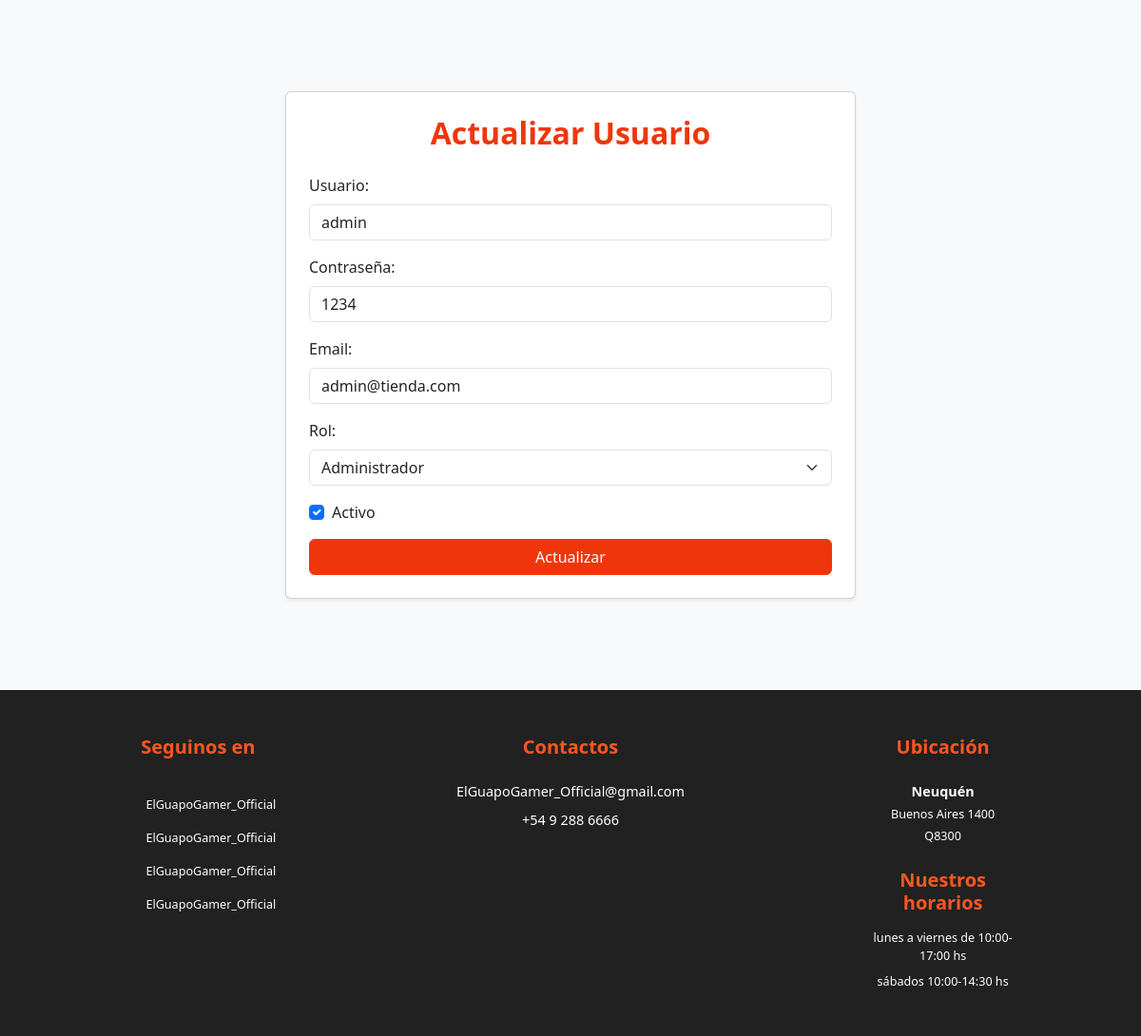
Screenshot of /Vista/private/action/actualizarLogin.php?idUsuario=1 with the database file from the repository.
### tables this page shows
CREATE TABLE usuario (
  idusuario BIGINT(20) NOT NULL AUTO_INCREMENT,
  usnombre VARCHAR(50) NOT NULL,
  uspass VARCHAR(100) NOT NULL,
  usmail VARCHAR(50) NOT NULL,
  usdeshabilitado TIMESTAMP NULL DEFAULT NULL,
  PRIMARY KEY (idusuario)
);

CREATE TABLE rol (
  idrol BIGINT(20) NOT NULL AUTO_INCREMENT,
  rodescripcion VARCHAR(50) NOT NULL,
  PRIMARY KEY (idrol)
);

### modelo/conector/bdCarritoCompras.php (called while the page is built, shortened)
<?php
class bdCarritoCompras extends PDO {
  	private $indice;
  	private $resultado;
    public function __construct(){
        $this->engine = 'mysql';
        $this->host = 'localhost';
        $this->database = 'bdcarritocompras';
        $this->user = 'root';
        $this->pass = '';
        $this->indice =0;
        $dns = $this->engine.':dbname='.$this->database.";host=".$this->host;
    }
    public function Ejecutar($sql){
        if ( stristr($sql,"select")){
            $resp =  $this->EjecutarSelect($sql);
        }
        return $resp;
   }
   private function EjecutarSelect($sql){
       $cant = -1;
       $resultado=parent::query($sql);
       if(!$resultado){
           $this->analizarDebug();
       }else {
          $arregloResult = $resultado->fetchAll();
          $cant = count($arregloResult);
       }
       return $cant;
    }
   public function Registro() {
       $filaActual = false;
       $indiceActual = $this->getIndice();
       if ($indiceActual>=0) {
           $filas = $this->getResultado();
           if($indiceActual<count($filas)){
               $filaActual =  $filas[$indiceActual];
           }else {
               $this->setIndice(-1);
           }
       }
       return $filaActual;
   }
   private function setIndice ($valor){
       $this->indice = $valor;
   }
   private function getIndice (){
       return $this->indice;
   }
   private function setResultado($valor){
       $this->resultado = $valor;
   }
   private function getResultado(){
        return $this->resultado;
   }
}

### modelo/usuarioRol.php (called while the page is built, shortened)
<?php
class UsuarioRol{
    private $objPdo;
    public function __construct($objPdo = null) {
        $this->objPdo = $objPdo ?? new BDautenticacion();
    }
    public function rolDeUsuario($idusuario){
        $rol = -1;
        $usuario = new Usuario();
        if($usuario->buscar($idusuario)){
            $sql = "SELECT r.*
                    FROM rol r
                    INNER JOIN usuariorol ur ON r.idrol = ur.idrol
                    INNER JOIN usuario u ON u.idusuario = ur.idusuario
                    WHERE u.idusuario = $idusuario";
            if ($this->objPdo->Iniciar()) {
                $res = $this->objPdo->Ejecutar($sql);
                if ($res) {
                    $filas = $this->objPdo->getFilas();
                    $objRol = new Rol();
                    $objRol->buscar($filas[0]['idrol']);
                    $rol = $objRol->getIdRol();
                }
            }
        }
    return $rol;
    }
}
?>

### modelo/usuario.php (called while the page is built, shortened)
<?php
class Usuario {
    private $usnombre;
    private $uspass;
    private $usmail;
    private $usdeshabilitado;
    public function __construct($objBaseDatos = null) {
        $this->usnombre = "";
        $this->uspass = "";
        $this->usmail = "";
        $this->usdeshabilitado = null;
    }
    public function getUsnombre() { return $this->usnombre; }
    public function getUspass() { return $this->uspass; }
    public function getUsmail() { return $this->usmail; }
    public function getUsdeshabilitado() { return $this->usdeshabilitado; }
    public function buscar($idusuario) {
        $baseDatos = new bdCarritoCompras();
        $resultado = false;
        if ($baseDatos->Iniciar()) {
            $sql = "SELECT * FROM usuario WHERE idusuario = {$idusuario}";
            if ($baseDatos->Ejecutar($sql) > 0) {
                $fila = $baseDatos->Registro();
                $this->usnombre = $fila['usnombre'];
                $this->uspass = $fila['uspass'];
                $this->usmail = $fila['usmail'];
                $this->usdeshabilitado = $fila['usdeshabilitado'];
                $resultado = true;
            }
        }
        return $resultado;
    }
}
?>

### util/funciones.php (called while the page is built, shortened)
<?php
spl_autoload_register(function ($claseSolicitada) {
    $directorios = [
        ROOT . 'control/',
        ROOT . 'modelo/',
        ROOT . 'modelo/conector/',
        ROOT . 'util/'
    ];
    $totalArchivosRevisados = 0;
    $archivosCargados = 0;
    foreach ($directorios as $directorio) {
        $archivos = glob($directorio . '*.php');
        foreach ($archivos as $archivo) {
            $nombreArchivo = pathinfo($archivo, PATHINFO_FILENAME);
            if (strcasecmp($nombreArchivo, $claseSolicitada) === 0) {
                if (class_exists($claseSolicitada, false)) {
                    return;
                }
            } else {
                error_log("      ❌ No coincide (strcasecmp = " . strcasecmp($nombreArchivo, $claseSolicitada) . ")");
            }
        }
    }
});
?>

### modelo/conector/BDautenticacion.php (called while the page is built, shortened)
<?php
class BDautenticacion extends PDO {
  	private $conec;
  	private $indice;
  	private $resultado;
    public function __construct(){
        $this->engine = 'mysql';
        $this->host = 'localhost';
        $this->database = 'bdcarritocompras';
        $this->user = 'root';
        $this->pass = '';
        $this->indice =0;
        $dns = $this->engine.':dbname='.$this->database.";host=".$this->host;
        try {
           $this->conec=true;
        }catch (PDOException $e) {
            $this->sql = $e->getMessage();
            $this->conec=false;
        }
    }
    public function Iniciar(){
        return $this->getConec();
    }
    public function getConec(){
        return $this->conec;
    }
    public function setSQL($e){
        return "\n".$this->sql = $e;
    }
    public function Ejecutar($sql){
        if ( stristr($sql,"select")){
            $resp =  $this->EjecutarSelect($sql);
        }
        return $resp;
   }
   private function EjecutarSelect($sql){
       $cant = -1;
       $resultado=parent::query($sql);
       if(!$resultado){
           $this->analizarDebug();
       }else {
          $arregloResult = $resultado->fetchAll();
          $cant = count($arregloResult);
       }
       return $cant;
    }
   public function Registro() {
       $filaActual = false;
       $indiceActual = $this->getIndice();
       if ($indiceActual>=0) {
           $filas = $this->getResultado();
           if($indiceActual<count($filas)){
               $filaActual =  $filas[$indiceActual];
           }else {
               $this->setIndice(-1);
           }
       }
       return $filaActual;
   }
   private function setIndice ($valor){
       $this->indice = $valor;
   }
   private function getIndice (){
       return $this->indice;
   }
   private function setResultado($valor){
       $this->resultado = $valor;
   }
   private function getResultado(){
        return $this->resultado;
   }
}

### modelo/rol.php (called while the page is built, shortened)
<?php
class Rol {
    private $idrol;
    private $rodescripcion;
    public function __construct($objBaseDatos = null) {
        $this->idrol = null;
        $this->rodescripcion = "";
    }
    public function getIdRol() { return $this->idrol; }
    public function getDescripcionRol() { return $this->rodescripcion; }
    public function buscar($idrol) {
        $base = new BDautenticacion();
        $exito = false;
        if ($base->Iniciar()) {
            $sql = "SELECT * FROM rol WHERE idrol = {$idrol}";
            if ($base->Ejecutar($sql) > 0) {
                $fila = $base->Registro();
                $this->idrol = $fila['idrol'];
                $this->rodescripcion = $fila['rodescripcion'];
                $exito = true;
            }
        }
        return $exito;
    }
    public function listar($condicion = "") {
        $arreglo = [];
        $base = new BDautenticacion();
        $sql = "SELECT * FROM rol";
        $sql .= " ORDER BY idrol";
        if ($base->Iniciar() && $base->Ejecutar($sql) > 0) {
            while ($fila = $base->Registro()) {
                $obj = new Rol();
                $obj->buscar($fila['idrol']);
                $arreglo[] = $obj;
            }
        }
        return $arreglo;
    }
}

### control/controlRol.php (called while the page is built, shortened)
<?php
class ControlRol {
    public function listarRoles($condicion = "") {
        $rol = new Rol();
        $lista = $rol->listar($condicion);
        return $lista;
    }
}
?>

### control/ControlUsuario.php (called while the page is built, shortened)
<?php
include_once $_SERVER['DOCUMENT_ROOT'] . '/PWD-TP-FINAL/modelo/usuario.php';
class ControlUsuario {
    public function buscarUsuario($idUsuario) {
        $usuario = new Usuario();
        $resultado = null;
        if ($usuario->buscar($idUsuario)) {
            $resultado = $usuario;
        }
        return $resultado;
    }
}
?>

### Vista/private/action/actualizarLogin.php (the view, shortened to what this page needs)
<?php
include_once $_SERVER['DOCUMENT_ROOT'] . '/PWD-TP-FINAL/configuracion.php';
$control = new ControlUsuario();
$controlRol = new ControlRol();
if ($_SERVER['REQUEST_METHOD'] === 'GET') {
    $idUsuario = intval($_GET['idUsuario']);
    $usuario = $control->buscarUsuario($idUsuario);
    $listaRoles = $controlRol->listarRoles();
    include_once $_SERVER['DOCUMENT_ROOT'] . '/PWD-TP-FINAL/modelo/usuarioRol.php';
    $usuarioRol = new UsuarioRol();
    $idRolActual = $usuarioRol->rolDeUsuario($usuario->getIdusuario());
}
?>
<!DOCTYPE html>
<html lang="es">
<head>
    <link href="https://cdn.jsdelivr.net/npm/bootstrap@5.3.2/dist/css/bootstrap.min.css" rel="stylesheet">
    <link rel="stylesheet" href="/PWD-TP-FINAL/Vista/css/tpFinal.css">
</head>
<body>
<main class="container py-5 my-5 form-actualizar-usuario">
    <div class="card p-4 shadow-sm mx-auto" style="max-width:600px;">
        <h2 class="text-center mb-4">Actualizar Usuario</h2>
        <form method="post" action="">
            <div class="mb-3">
                <label for="usnombre" class="form-label">Usuario:</label>
                <input type="text" class="form-control" id="usnombre" name="usnombre"
                    value="<?= htmlspecialchars($usuario->getUsnombre()); ?>" required>
            </div>
            <div class="mb-3">
                <label for="uspass" class="form-label">Contraseña:</label>
                <input type="text" class="form-control" id="uspass" name="uspass"
                    value="<?= htmlspecialchars($usuario->getUspass()); ?>" required>
            </div>
            <div class="mb-3">
                <label for="usmail" class="form-label">Email:</label>
                <input type="email" class="form-control" id="usmail" name="usmail"
                    value="<?= htmlspecialchars($usuario->getUsmail()); ?>" required>
            </div>
            <div class="mb-3">
                <label for="idrol" class="form-label">Rol:</label>
                <select class="form-select" id="idrol" name="idrol" required>
                    <?php foreach ($listaRoles as $rol): ?>
                        <option value="<?= $rol->getIdRol(); ?>" <?= ($idRolActual == $rol->getIdRol()) ? 'selected' : ''; ?>>
                            <?= htmlspecialchars($rol->getDescripcionRol()); ?>
                        </option>
                    <?php endforeach; ?>
                </select>
            </div>
            <div class="form-check mb-3">
                <input class="form-check-input" type="checkbox" id="usdeshabilitado" name="usdeshabilitado"
                    <?= $usuario->getUsdeshabilitado() == 0 ? 'checked' : ''; ?>>
                <label class="form-check-label" for="usdeshabilitado">Activo</label>
            </div>
            <button type="submit" class="btn btn-primary w-100">Actualizar</button>
        </form>
    </div>
</main>
<?php include_once $_SERVER['DOCUMENT_ROOT'] . '/PWD-TP-FINAL/Vista/estructura/footer.php'; ?>
</body>
</html>

### Vista/css/tpFinal.css (style rules this page uses)
:root { --bs-primary: #EF360A; --bs-primary-rgb: 239, 54, 10; }
.btn-primary { background-color: var(--bs-primary) !important; border-color: var(--bs-primary) !important; }
body { background-color: #f8f9fa; font-family: 'Segoe UI', Roboto, sans-serif; color: #333; }
h1, h2, h3 { color: #EF360A; font-weight: 700; }
html, body { margin: 0 !important; padding: 0 !important; background-color: #f8f9fa; height: 100%; }

### rows the page displays
usuario: usnombre "admin", uspass "1234", usmail "admin@tienda.com", idrol "Administrador", usdeshabilitado "☑"
